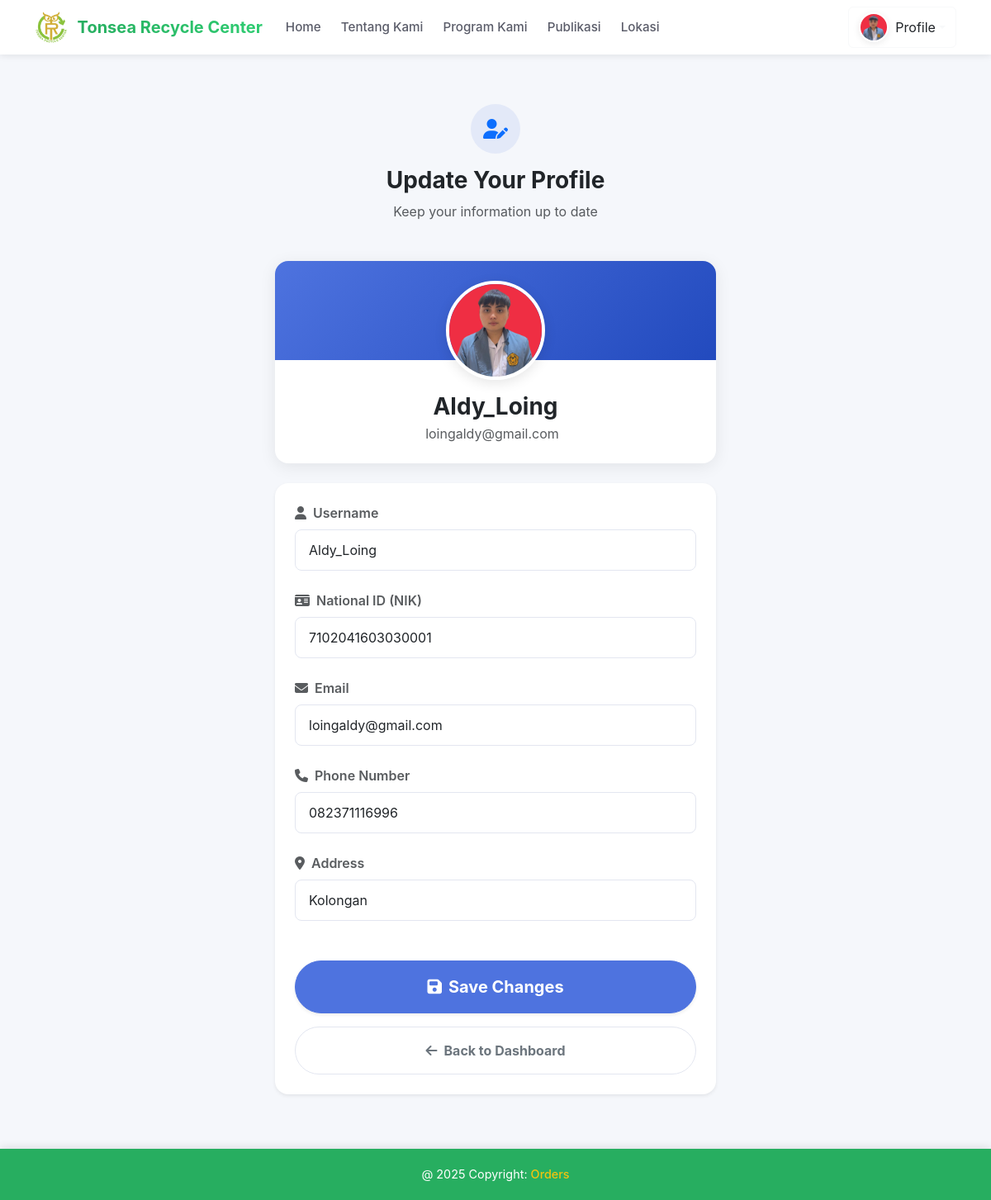
The page /profile/update/ (signed in) on the database its author committed.
### posting/models.py (models this page shows, shortened)
class CustomUser(AbstractUser):
    ADMIN_TRX = 'admin_trc'
    MEMBER = 'member'
    ROLE_CHOICES = [
        (ADMIN_TRX, 'Admin TRC'),
        (MEMBER, 'Member'),
    ]
    nik = models.CharField(max_length=16, unique=True, blank=False, null=False)
    email = models.EmailField(unique=True)
    nomor_hape = models.CharField(max_length=15, unique=True)
    address = models.TextField(blank=True, null=True)
    role = models.CharField(max_length=20, choices=ROLE_CHOICES, default=MEMBER)
    is_active = models.BooleanField(default=True)
    points = models.IntegerField(default=0)
    profile_picture = models.ImageField(
        upload_to='profile_pictures/',
        blank=True,
        null=True,
        default='default-avatar.png'
    )

### posting/views.py (the view)
# urls.py: path("profile/update/", update_profile, name="update_profile"),
@login_required
def update_profile(request):
    if request.method == "POST":
        form = UpdateProfileForm(request.POST, request.FILES, instance=request.user)
        if form.is_valid():
            form.save()
            messages.success(request, "Profil berhasil diperbarui!")
            return redirect("update_profile")  # Kembali ke halaman profil setelah update
        else:
            messages.error(request, "Terjadi kesalahan. Periksa kembali input Anda.")
    else:
        form = UpdateProfileForm(instance=request.user)
    return render(request, "profile/update_profile.html", {"form": form})

### posting/forms.py
class UpdateProfileForm(forms.ModelForm):
    class Meta:
        model = CustomUser
        fields = ["profile_picture", "username", "nik", "email", "nomor_hape", "address"]
        labels = {
            "profile_picture": "Foto Profil",
            "username": "Nama Pengguna",
            "nik": "NIK",
            "email": "Email",
            "nomor_hape": "Nomor Telepon",
            "address": "Alamat",
        }
        widgets = {
            "profile_picture": forms.ClearableFileInput(attrs={"class": "form-control"}),
            "username": forms.TextInput(attrs={"class": "form-control"}),
            "nik": forms.TextInput(attrs={"class": "form-control", "pattern": "\d{16}", "title": "Masukkan 16 digit angka"}),
            "email": forms.EmailInput(attrs={"class": "form-control"}),
            "nomor_hape": forms.TextInput(attrs={"class": "form-control", "pattern": "\d+", "title": "Masukkan hanya angka"}),
            "address": forms.TextInput(attrs={"class": "form-control"}),
        }

### template/profile/update_profile.html (shortened to what this page needs)
{% extends 'base.html' %}
{% load static %}
{% block content %}
<div class="container py-5 animate__animated animate__fadeIn">
    <div class="row justify-content-center">
        <div class="col-lg-8 col-xl-6">
            <div class="text-center mb-5">
                <div class="icon-wrapper bg-primary-soft mb-3 mx-auto">
                    <i class="fas fa-user-edit text-primary"></i>
                </div>
                <h1 class="h3 mb-2 fw-bold text-dark">Update Your Profile</h1>
                <p class="text-muted">Keep your information up to date</p>
            </div>
            <div class="card profile-card border-0 rounded-4 overflow-hidden mb-4">
                <div class="card-body text-center position-relative p-4">
                    <div class="profile-pic-wrapper mx-auto mb-3">
                        <img id="profilePreview"
                             src="{{ user.profile_picture.url }}"
                             class="profile-pic"
                             alt="Profile Picture">
                        <label for="profileInput" class="profile-pic-label"></label>
                    </div>
                    <h3 class="fw-bold mb-1 text-dark">{{ user.username }}</h3>
                    <div class="d-flex align-items-center justify-content-center">
                        <span class="text-muted me-2">{{ user.email }}</span>
                    </div>
                </div>
            </div>
            <div class="card border-0 shadow-sm rounded-4 overflow-hidden">
                <div class="card-body p-4">
                    <form method="post" enctype="multipart/form-data">
                        {% for field in form %}
                        {% if field.name != "profile_picture" %}
                        <div class="mb-4">
                            <label class="form-label fw-semibold text-muted mb-2">
                                {% if field.name == "username" %}
                                    <i class="fas fa-user me-2"></i>Username
                                {% elif field.name == "nik" %}
                                    <i class="fas fa-id-card me-2"></i>National ID (NIK)
                                {% elif field.name == "email" %}
                                    <i class="fas fa-envelope me-2"></i>Email
                                {% elif field.name == "nomor_hape" %}
                                    <i class="fas fa-phone me-2"></i>Phone Number
                                {% elif field.name == "address" %}
                                    <i class="fas fa-map-marker-alt me-2"></i>Address
                                {% endif %}
                            </label>
                            <div class="input-group">
                                {{ field }}
                            </div>
                        </div>
                        {% endif %}
                        {% endfor %}
                        <div class="d-grid gap-3 mt-5">
                            <button type="submit" class="btn btn-primary btn-lg rounded-pill py-3 fw-bold shadow-sm ripple">
                                <i class="fas fa-save me-2"></i>Save Changes
                            </button>
                            <a href="{% url 'index' %}" class="btn btn-outline-secondary rounded-pill py-3 fw-bold ripple">
                                <i class="fas fa-arrow-left me-2"></i>Back to Dashboard
                            </a>
                        </div>
                    </form>
                </div>
            </div>
        </div>
    </div>
</div>
{% endblock %}

### template/base.html (shortened to what this page needs)
{% load static %}
<!doctype html>
<html lang="en">
<head>
    <link href="https://cdn.jsdelivr.net/npm/bootstrap@5.0.2/dist/css/bootstrap.min.css" rel="stylesheet">
    <link href="https://cdn.jsdelivr.net/npm/bootstrap@5.3.0/dist/css/bootstrap.min.css" rel="stylesheet">
    <link rel="stylesheet" href="https://cdnjs.cloudflare.com/ajax/libs/font-awesome/6.4.2/css/all.min.css">
</head>
<body>
  <nav class="navbar navbar-expand-lg navbar-light fixed-top">
    <div class="container">
        <a class="navbar-brand d-flex align-items-center" href="{% url 'index' %}">
            <img src="{% static 'img/TRC.png' %}" alt="TRC Logo">
            <span>Tonsea Recycle Center</span>
        </a>
        <div class="collapse navbar-collapse" id="navbarNav">
            <ul class="navbar-nav me-auto mb-2 mb-lg-0">
                <li class="nav-item">
                    <a class="nav-link nav-close" href="{% url 'index' %}#carouselExampleCaptions">Home</a>
                </li>
                <li class="nav-item">
                    <a class="nav-link nav-close" href="{% url 'index' %}#about-us">Tentang Kami</a>
                </li>
                <li class="nav-item">
                    <a class="nav-link nav-close" href="{% url 'index' %}#program">Program Kami</a>
                </li>
                <li class="nav-item">
                    <a class="nav-link nav-close" href="{% url 'index' %}#publication">Publikasi</a>
                </li>
                <li class="nav-item">
                    <a class="nav-link nav-close" href="{% url 'index' %}#location">Lokasi</a>
                </li>
            </ul>
            <ul class="navbar-nav">
                  {% if user.is_authenticated %}
                  <li class="nav-item dropdown">
                    <button class="btn btn-outline-light dropdown-toggle d-flex align-items-center" type="button" id="dropdownMenuButton1" data-bs-toggle="dropdown" aria-expanded="false">
                        <img src="{{ user.profile_picture.url }}" class="rounded-circle profile-icon me-2" alt="Profile Image">
                        <span class="d-none d-md-inline text-dark">Profile</span>
                    </button>
                    </li>
                {% else %}
                <li class="nav-item"><a class="btn btn-success me-2" href="{% url 'login' %}">Login</a></li>
                <li class="nav-item"><a class="btn btn-primary" href="{% url 'signup' %}">Sign Up</a></li>
                {% endif %}
            </ul>
        </div>
    </div>
</nav>
<div class="container content mt-5">
    {% block content %}
    {% endblock %}
</div>
<footer>
    <div>@ 2025 Copyright: <a href="https://orderswebsite.vercel.app/">Orders</a></div>
</footer>
</body>
</html>

### template/base.html (style rules this page uses)
:root { --primary-green: #2ecc71; --dark-green: #27ae60; --light-green: #d5f5e3; --accent-yellow: #f1c40f; --soft-gray: #f8f9fa; --medium-gray: #e9ecef; --dark-gray: #343a40; --white: #ffffff; --shadow-sm: 0 2px 8px rgba(0, 0, 0, 0.08); --shadow-md: 0 4px 12px rgba(0, 0, 0, 0.12); --transition: all 0.3s cubic-bezier(0.25, 0.8, 0.25, 1); }
html, body { height: 100%; margin: 0; display: flex; flex-direction: column; font-family: 'Poppins', sans-serif; background-color: var(--soft-gray); }
.navbar { background-color: var(--white); padding: 12px 0; box-shadow: var(--shadow-sm); transition: var(--transition); }
.navbar-brand { font-weight: 700; font-size: 1.5rem; }
.nav-link { font-weight: 500; padding: 0.5rem 1rem; transition: all 0.3s ease; }
.navbar-brand img { height: 40px; margin-right: 12px; transition: var(--transition); }
.navbar-brand span { font-size: 1.25rem; background: linear-gradient(to right, var(--dark-green), var(--primary-green)); -webkit-background-clip: text; -webkit-text-fill-color: transparent; }
.navbar-nav .nav-link { color: var(--dark-gray) !important; font-weight: 500; font-size: 0.95rem; padding: 8px 16px; margin: 0 4px; border-radius: 8px; transition: var(--transition); position: relative; }
.navbar-nav .nav-link::after { content: ''; position: absolute; bottom: 0; left: 50%; transform: translateX(-50%); width: 0; height: 2px; background: var(--primary-green); transition: var(--transition); }
.btn-outline-light { border-color: var(--primary-green); color: var(--primary-green); font-weight: 500; border-radius: 8px; transition: var(--transition); padding: 8px 16px; }
.btn-primary { background-color: var(--accent-yellow); border-color: var(--accent-yellow); color: var(--dark-gray); font-weight: 500; border-radius: 8px; transition: var(--transition); padding: 8px 20px; }
.profile-icon { width: 36px; height: 36px; object-fit: cover; border-radius: 50%; border: 2px solid var(--white); box-shadow: var(--shadow-sm); transition: var(--transition); }
.content { flex: 1; padding-bottom: 80px; padding-top: 30px; }
footer { background-color: var(--dark-green); color: var(--white); padding: 20px 0; text-align: center; width: 100%; position: fixed; bottom: 0; left: 0; font-size: 0.9rem; box-shadow: 0 -2px 10px rgba(0, 0, 0, 0.1); z-index: 1000; }
footer a { color: var(--accent-yellow); text-decoration: none; font-weight: 500; transition: var(--transition); }

### template/profile/update_profile.html (style rules this page uses)
:root { --primary-color: #4e73df; --primary-soft: #e3e9f8; --secondary-color: #1cc88a; --light-gray: #f8f9fc; --medium-gray: #e3e6f0; --dark-gray: #5a5c69; }
body { font-family: 'Inter', 'Poppins', sans-serif; background-color: #f5f7fb; color: #4a4a4a; }
.icon-wrapper { width: 60px; height: 60px; border-radius: 50%; display: flex; align-items: center; justify-content: center; font-size: 1.5rem; }
.bg-primary-soft { background-color: var(--primary-soft); }
.profile-card { position: relative; overflow: hidden; border: none; box-shadow: 0 4px 20px rgba(0,0,0,0.08); }
.profile-pic-wrapper { width: 120px; height: 120px; position: relative; border-radius: 50%; border: 4px solid white; box-shadow: 0 4px 15px rgba(0,0,0,0.1); }
.profile-pic { width: 100%; height: 100%; object-fit: cover; border-radius: 50%; transition: all 0.3s ease; }
.profile-pic-label { position: absolute; top: 0; left: 0; width: 100%; height: 100%; cursor: pointer; z-index: 2; }
.form-control, .form-select { border-radius: 0.5rem; padding: 0.75rem 1rem; border: 1px solid var(--medium-gray); transition: all 0.3s ease; }
.btn { transition: all 0.3s ease; position: relative; overflow: hidden; }
.btn-primary { background-color: var(--primary-color); border-color: var(--primary-color); }
.btn-outline-secondary { border-color: var(--medium-gray); }
.ripple { position: relative; overflow: hidden; }
.ripple:after { content: ""; display: block; position: absolute; width: 100%; height: 100%; top: 0; left: 0; pointer-events: none; background-image: radial-gradient(circle, #fff 10%, transparent 10.01%); background-repeat: no-repeat; background-position: 50%; transform: scale(10, 10); opacity: 0; transition: transform .5s, opacity 1s; }
.animate__animated { animation-duration: 0.5s; }

### rows shown on the page
CustomUser: profile_picture (picture), username "Aldy_Loing", email "loingaldy@gmail.com", form "Aldy_Loing" "7102041603030001" "loingaldy@gmail.com" "082371116996" "Kolongan"
